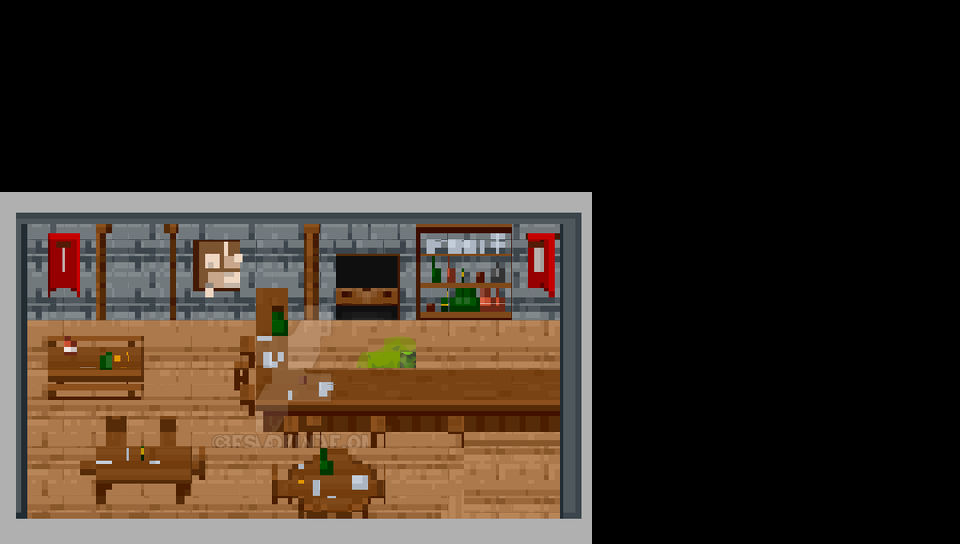

Rendered tile map (Tiled .tmx) drawn with the repository's tilesets; below, a short description and the map source with its tile grids summarised:
An orthogonal 60x34 tile map with 16x16 px tiles, 3 tile layers (Tile Layer 3, Tile Layer 1, Tile Layer 2), 2 tilesets and 12 objects (10x wall, door, talking-bison).

<map version="1.10" tiledversion="1.10.2" orientation="orthogonal" renderorder="right-down" width="60" height="34" tilewidth="16" tileheight="16" infinite="0" nextlayerid="6" nextobjectid="21">
 <tileset firstgid="1" source="tavern.tsx" />
 <tileset firstgid="921" source="bison-ghost.tsx" />
 <layer id="5" name="Tile Layer 3" width="60" height="34">
  <data>[2040 cells, 9 non-empty, 1 distinct tile ids]</data>
 </layer>
 <layer id="1" name="Tile Layer 1" width="60" height="34">
  <data>[2040 cells, 756 non-empty, 755 distinct tile ids]</data>
 </layer>
 <objectgroup id="4" name="wall">
  <object id="15" name="leave_saloon" type="door" x="212.997" y="548.815">
   <polygon points="0,0 3.16328,-28.9626 61.9025,-27.6926 62.1468,-0.465678" />
  </object>
 </objectgroup>
 <objectgroup id="2" name="objects">
  <object id="4" name="wall" x="520.763" y="766.48">
   <polygon points="-241.238,-245.072 65.3684,-248.756 59.1852,-225.435 -241.466,-221.261" />
  </object>
  <object id="5" name="wall" x="515.899" y="595.46">
   <polygon points="40.4229,-371.58 65.5689,-370.025 62.7298,-80.8457 43.8027,-73.0726" />
  </object>
  <object id="6" name="wall" x="265.95" y="374.83">
   <polygon points="0,0 290.297,-5.87043 290.734,34.5524 6.21891,31.2821" />
  </object>
  <object id="7" name="wall" x="83.9552" y="718.284">
   <polygon points="-60.6343,-197.45 133.706,-194.341 130.597,-174.129 -66.8532,-172.575" />
  </object>
  <object id="8" name="wall" x="544.154" y="996.58">
   <polygon points="0,0 46.9333,-55.02 128.556,-76.1816 228.545,-6.34847" />
  </object>
  <object id="9" name="wall" x="553.483" y="988.806">
   <polygon points="0,0 21.037,40.4229 87.9727,62.1891 187.42,49.7512 216.107,-3.10945" />
  </object>
  <object id="10" name="wall" x="20.2114" y="1060.32">
   <polygon points="0,0 416.667,-1.55473 416.667,29.5398 -3.10945,27.9851" />
  </object>
  <object id="11" name="wall" x="541.183" y="1061.88">
   <polygon points="0,0 643.519,-1.55473 643.519,29.5398 -4.80237,27.9851" />
  </object>
  <object id="14" name="wall" x="25.3017" y="194.34">
   <polygon points="0,0 554.772,3.57587 554.772,19.1232 -8.03849,19.5896" />
  </object>
  <object id="18" name="wall" x="-3.10947" y="214.553">
   <polygon points="0,0 21.7662,0.775377 21.7662,303.172 3.10945,302.396" />
  </object>
  <object id="20" name="talking-bison" x="355.755" y="311.456">
   <polygon points="0,0 76.3359,0.36248 77.077,55.4595 -2.22338,55.4595" />
  </object>
 </objectgroup>
 <layer id="3" name="Tile Layer 2" width="60" height="34">
  <data>[2040 cells, 0 non-empty, 0 distinct tile ids]</data>
 </layer>
</map>
